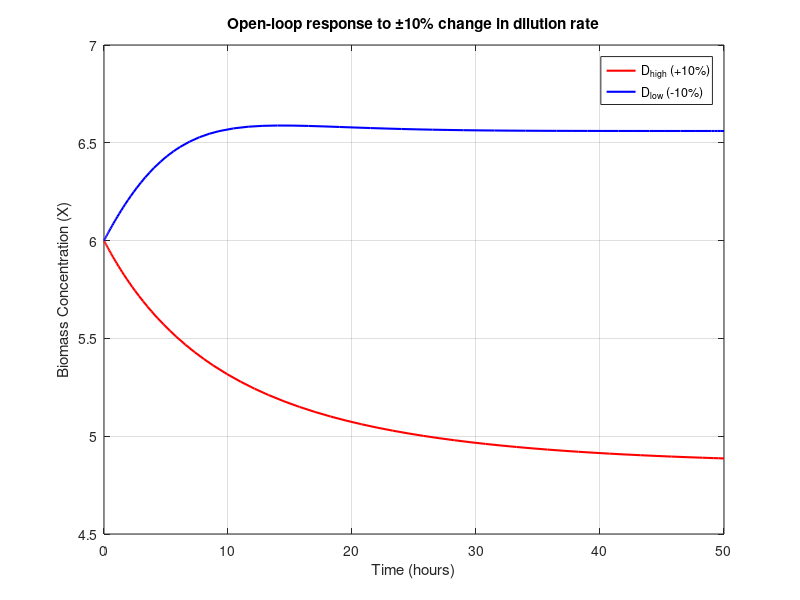
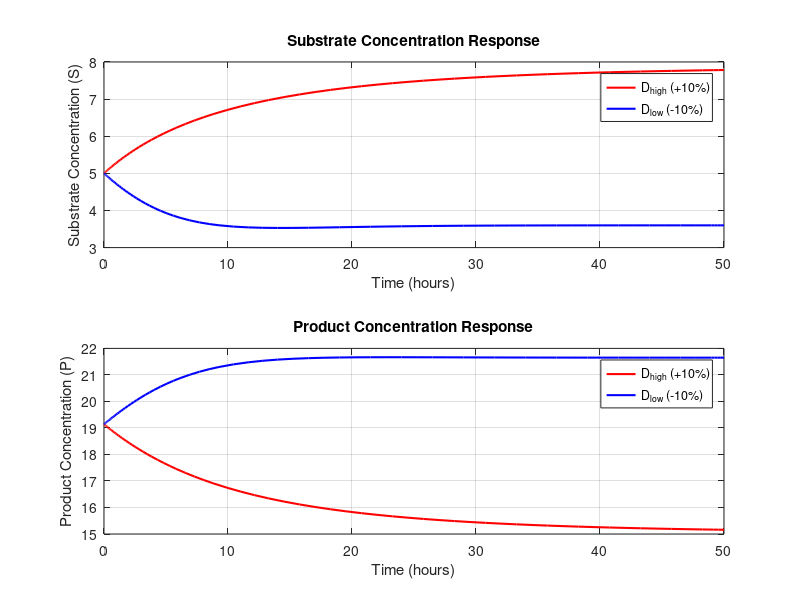

Source code (MATLAB) for these figures, in order:
% Define parameters for the fermentation model
mu_m = 0.48; % 1/h, maximum specific growth rate
P_m = 50; % g/L, product inhibition constant
K_m = 1.2; % g/L, Monod constant
K_i = 22; % g/L, inhibition constant for substrate
alpha = 2.2; % g/g, product yield coefficient
beta = 0.2; % 1/h, maintenance rate
Y_XS = 0.4; % g/g, yield coefficient

% Nominal dilution rate for the operating point
D_nominal = 0.202; % hr^-1
perturbation = 0.1; % 10% change

% New dilution rates for testing
D_high = D_nominal * (1 + perturbation);
D_low = D_nominal * (1 - perturbation);

% Time span for simulation
time_span = [0, 50]; % hours

% Initial conditions for the state variables [X, S, P]
initial_conditions = [6, 5, 19.14]; % Initial steady-state values for [X, S, P]

% Define the mu function as a nested function within the script
mu_function = @(S, P) mu_m * (1 - P / P_m) * (S / (K_m + S + (S^2) / K_i));

% Define the system of ODEs as a function of time, state vector, and dilution rate
system_ode = @(t, Y, D) [
    -D * Y(1) + mu_function(Y(2), Y(3)) * Y(1); % dX/dt: Biomass concentration
    D * (20 - Y(2)) - (1 / Y_XS) * mu_function(Y(2), Y(3)) * Y(1); % dS/dt: Substrate concentration
    -D * Y(3) + (alpha * mu_function(Y(2), Y(3)) + beta) * Y(1) % dP/dt: Product concentration
];

% Simulate the system for D_high
[t_high, Y_high] = ode45(@(t, Y) system_ode(t, Y, D_high), time_span, initial_conditions);

% Simulate the system for D_low
[t_low, Y_low] = ode45(@(t, Y) system_ode(t, Y, D_low), time_span, initial_conditions);

% Plot the results for biomass concentration (X) over time
figure;
plot(t_high, Y_high(:, 1), 'r', 'LineWidth', 1.5); % Red line for D_high
hold on;
plot(t_low, Y_low(:, 1), 'b', 'LineWidth', 1.5); % Blue line for D_low
xlabel('Time (hours)');
ylabel('Biomass Concentration (X)');
legend('D_{high} (+10%)', 'D_{low} (-10%)');
title('Open-loop response to ±10% change in dilution rate');
grid on;

% Additional plots for substrate (S) and product (P) concentrations
figure;
subplot(2, 1, 1);
plot(t_high, Y_high(:, 2), 'r', 'LineWidth', 1.5); % Substrate (S) for D_high
hold on;
plot(t_low, Y_low(:, 2), 'b', 'LineWidth', 1.5); % Substrate (S) for D_low
xlabel('Time (hours)');
ylabel('Substrate Concentration (S)');
legend('D_{high} (+10%)', 'D_{low} (-10%)');
title('Substrate Concentration Response');
grid on;

subplot(2, 1, 2);
plot(t_high, Y_high(:, 3), 'r', 'LineWidth', 1.5); % Product (P) for D_high
hold on;
plot(t_low, Y_low(:, 3), 'b', 'LineWidth', 1.5); % Product (P) for D_low
xlabel('Time (hours)');
ylabel('Product Concentration (P)');
legend('D_{high} (+10%)', 'D_{low} (-10%)');
title('Product Concentration Response');
grid on;
